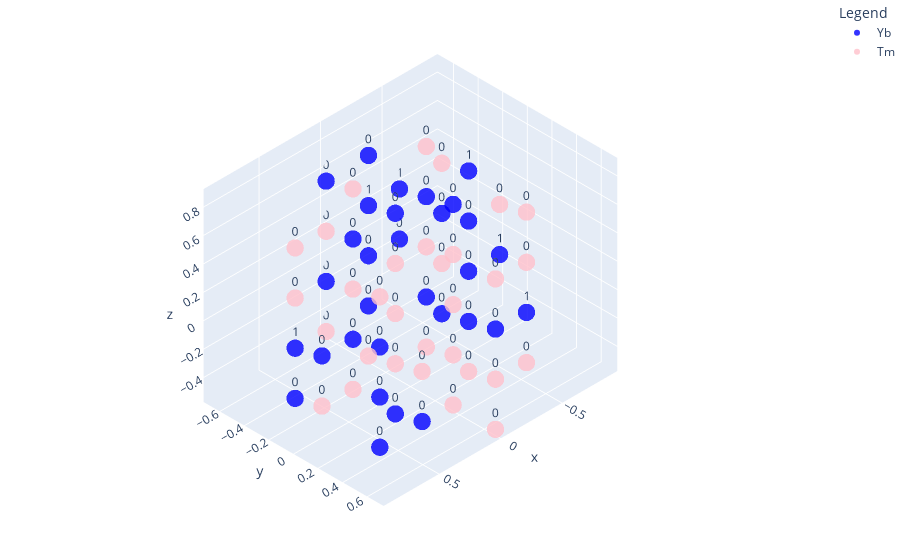

Write notebook code for a chart like this one.
### Code cell
simulator = Simulator(lattice)
simulator.step()
simulator.show_state()
